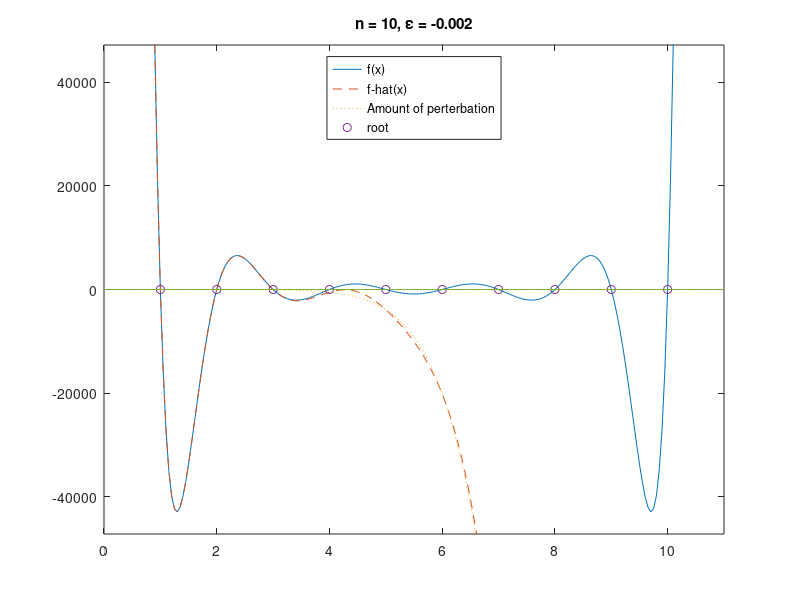

Recreate this plot in MATLAB.
%% Jong Park (parkj6)
% Math 351 - Numerical Analysis
% HW 2

% %% 1. part a
% format long
% 
% b = 1:100;                                            % B value
% x = b;                                                  % x0
% y = exp(x)-b;
% yp = exp(x);
% 
% plot(x, y )
% title('Plot of f(x) = e^x-b')
% xlabel('x')
% ylabel('y')
% hold on
% 
% f = 'exp(x)- b';                               % f(x)   = e^x-b
% fprime = 'exp(x)';                          % f'(x) = e^x
% maxiterations = 20;
% 
% iters = x;                                          % Used to accumulate iterations
% for k = 1 : maxiterations               % 20 by default
% 	xnew = x - eval(f) ./ eval(fprime);
% 	iters = [iters; xnew];
% 	test = abs(xnew -x) ./ (abs(xnew)+eps);
% 	if max(test) < 10*eps, break, end
% 	x = xnew;
%           
%     x = -5:5
%     plot(x,y)
%     m = exp(xnew(k));
%     y = m .* x - m .* xnew(k)
%     
%     plot (x, yp)
%     hold on
% end
% iters
% 
% 
%% 2. part a 
n=2;            % only one with real root.
n=5;            % Try these values as well. 
n=10; 
n=20;
n=21;           % The computed roots aren't even real.

p = poly(1:n);  % p Contains coefficients (in descending order of a polynomial
                % whose roots are components of the vector 1:n
r = roots(p); 	% r contains the computed roots of this polynomial.

%% 2. part b

epsilon = -0.002;
n=10;

v = poly(1:n);                                  % Creates vector of polynomials from 1 to n
vpert = v; 
vpert(2) = vpert(2) + epsilon;   % Subtract eps from coefficient of x^6
r = roots(v);                                   % Roots of normal polynomial
rpert = roots(vpert);                   % Roots of perturbed polynomial

format long
pertable = [sort(r(:)) sort(rpert(:))]

%% 2. part c
dx = 0.05; 
x = 0 : dx : n+1;
y = polyval(v, x);
ypert = polyval(vpert, x);
perturbation = epsilon * x.^(n-1);

n1 = 1+(1/dx);  n2 = 1+(n/dx);   	% Indicies for x=1 and x=n respectively.
maxy = max(abs(y(n1:n2)));
maxypert = max(max(ypert(n1:n2)));
maxperturb = max(max(perturbation(n1:n2)));
maxy = 1.1 * max([maxy, maxypert, maxperturb]);

plot(x, y, x, ypert, '--', x, perturbation, ':', ...
		 1:n, zeros(1,n), 'o', x, zeros(size(x)), '-')
axis([0 n+1 -maxy maxy])
s = ['n = ', num2str(n), ', \epsilon = ', num2str(epsilon)];
title(s)
legend({'f(x)','f-hat(x)','Amount of perterbation','root'},'Location','north')
